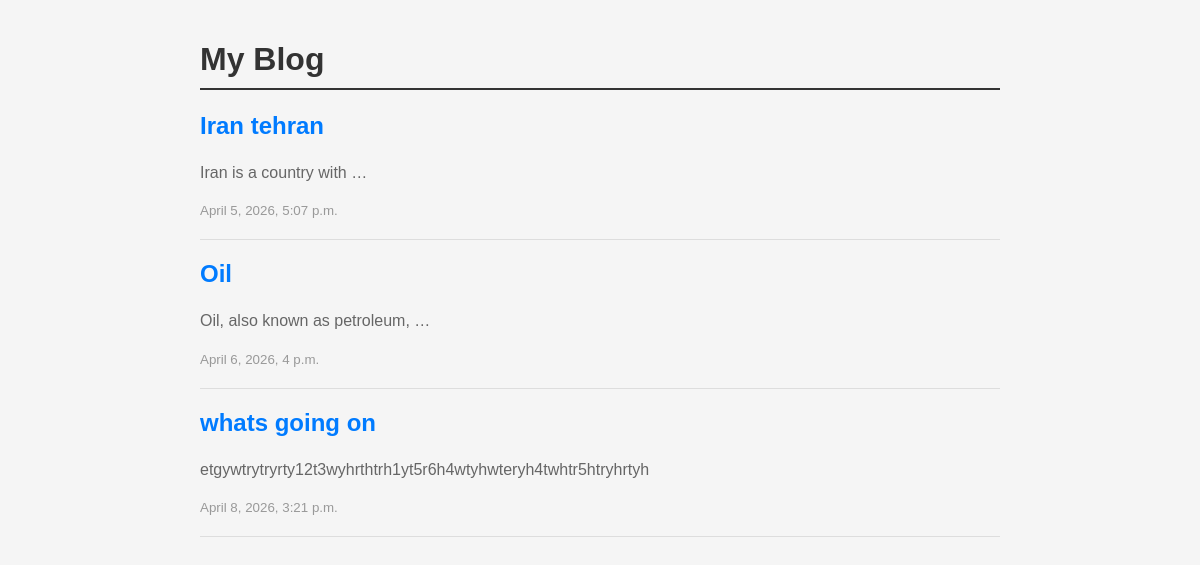
Screenshot of /blog/ with the database file from the repository.
### blog/models.py (models this page shows, shortened)
class Post(models.Model):
    title = models.CharField(max_length=200)
    body = models.TextField()
    created_at = models.DateTimeField(auto_now_add=True)

### blog/views.py (the view)
# urls.py: path('', views.post_list, name='post_list'),
def post_list(request):
    posts = Post.objects.all()
    return render(request, 'blog/post_list.html', {'posts': posts})

### blog/templates/blog/post_list.html (shortened to what this page needs)
{% load static %}
<!DOCTYPE html>
<html>
<head>
    <link rel="stylesheet" href="{% static 'blog/style.css' %}">
</head>
<body>
    <h1>My Blog</h1>
    {% for post in posts %}
        <h2><a href="{% url 'post_detail' post.pk %}">{{ post.title }}</a></h2>
        <p>{{ post.body|truncatewords:5 }}</p>
        <small>{{ post.created_at }}</small>
        <hr>
    {% endfor %}
</body>
</html>

### blog/static/blog/style.css (style rules this page uses)
body { font-family: Arial, sans-serif; max-width: 800px; margin: 0 auto; padding: 20px; background-color: #f5f5f5; }
h1 { color: #333; border-bottom: 2px solid #333; padding-bottom: 10px; }
h2 a { color: #007bff; text-decoration: none; }
p { color: #666; line-height: 1.6; }
small { color: #999; }
hr { border: none; border-top: 1px solid #ddd; margin: 20px 0; }
a { color: #007bff; }

### rows the page displays
Post: title "Iran tehran", body "Iran is a country with …", created_at "April 5, 2026, 5:07 p.m."
Post: title "Oil", body "Oil, also known as petroleum, …", created_at "April 6, 2026, 4 p.m."
Post: title "whats going on", body "etgywtrytryrty12t3wyhrthtrh1yt5r6h4wtyhwteryh4twhtr5htryhrtyh", created_at "April 8, 2026, 3:21 p.m."
